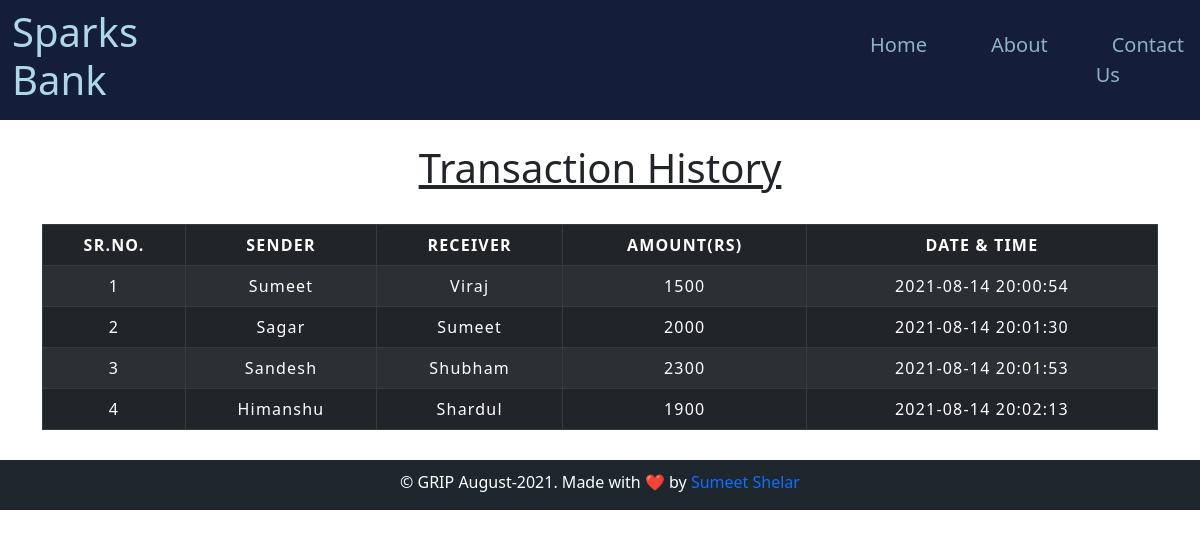
/transaction_history.php, run on the app's committed database.
### tables this page shows
CREATE TABLE `transaction` (
  `sno` int(3) NOT NULL,
  `sender` text NOT NULL,
  `receiver` text NOT NULL,
  `balance` int(8) NOT NULL,
  `datetime` datetime NOT NULL DEFAULT current_timestamp()
);

### transaction_history.php (the view, shortened to what this page needs)
<!DOCTYPE html>
<html lang="en">
<head>
  <link rel="stylesheet" type="text/css" href="./bootstrap/css/bootstrap.min.css">
  <link rel="stylesheet" type="text/css" href="./css/index.css">
  <link rel="stylesheet" type="text/css" href="./css/table.css">
</head>
<body>
  <nav class="navbar navbar-expand-lg navbar-light" style="background-color: #141d3a;">
    <div class="container-fluid">
      <div class="collapse navbar-collapse justify-content-end" id="navbarNav">
        <h1 class="heading"><a href="index.php">Sparks Bank</a></h1>
        <ul class="navbar-nav">
          <li class="nav-item">
            <a class="link" href="index.php">Home</a>
          </li>
          <li class="nav-item">
            <a class="link" href="#">About</a>
          </li>
          <li class="nav-item">
            <a class="link" href="#">Contact Us</a>
          </li>
        </ul>
      </div>
    </div>
  </nav>
	<div class="container">
    <h2 class="text-center pt-4">Transaction History</h2><br>
    <div class="table-responsive-sm">
      <table class="table table-hover table-striped table-condensed table-bordered table-dark">
        <thead>
          <tr class="text-uppercase">
            <th class="text-center">Sr.No.</th>
            <th class="text-center">Sender</th>
            <th class="text-center">Receiver</th>
            <th class="text-center">Amount(Rs)</th>
            <th class="text-center">Date & Time</th>
          </tr>
        </thead>
        <tbody>
          <?php
            include 'config.php';
            $sql ="select * from transaction";
            $query =mysqli_query($conn, $sql);
            while($rows = mysqli_fetch_assoc($query))
            {
          ?>
          <tr>
            <td class="py-2"><?php echo $rows['sno']; ?></td>
            <td class="py-2"><?php echo $rows['sender']; ?></td>
            <td class="py-2"><?php echo $rows['receiver']; ?></td>
            <td class="py-2"><?php echo $rows['balance']; ?> </td>
            <td class="py-2"><?php echo $rows['datetime']; ?> </td>
          </tr>
          <?php } ?>
        </tbody>
      </table>
    </div>
  </div>
  <footer style="margin-top: 30px;">
    <p>© GRIP August-2021. Made with ❤️ by <a class="" target="_blank" href="https://github.com/SumeetShelar">Sumeet Shelar</a><br></p>
  </footer>
</body>
</html>

### css/index.css (style rules this page uses)
@media (min-width: 992px) { .navbar li { margin-left : 1em; margin-right : 1em; } }
html { overflow-x: hidden; }
.link { color: lightblue; margin: 0 1rem; opacity: 0.8; font-size: 20px; }
.heading a { cursor: pointer; color: lightblue; text-align: center; height: 70px; margin-bottom: 0 !important; margin-right: 700px; border: 0 !important; height: auto; }
.navbar { width: 100vw; margin-bottom: 0 !important; border: 0 !important; }
a { text-decoration: none; }
footer { background-color: #1e272e; color: white; text-align: center; height: 50px; padding: 10px 0; }

### css/table.css (style rules this page uses)
* { padding: 10; margin: 0; box-sizing: border-box; }
h2 { font-size: 40px; text-decoration: underline; }
table { letter-spacing: 1.2px; }
td { text-align: center; }

### data on the page
transaction: sno "1", sender "Sumeet", receiver "Viraj", balance "1500", datetime "2021-08-14 20:00:54"
transaction: sno "2", sender "Sagar", receiver "Sumeet", balance "2000", datetime "2021-08-14 20:01:30"
transaction: sno "3", sender "Sandesh", receiver "Shubham", balance "2300", datetime "2021-08-14 20:01:53"
transaction: sno "4", sender "Himanshu", receiver "Shardul", balance "1900", datetime "2021-08-14 20:02:13"
